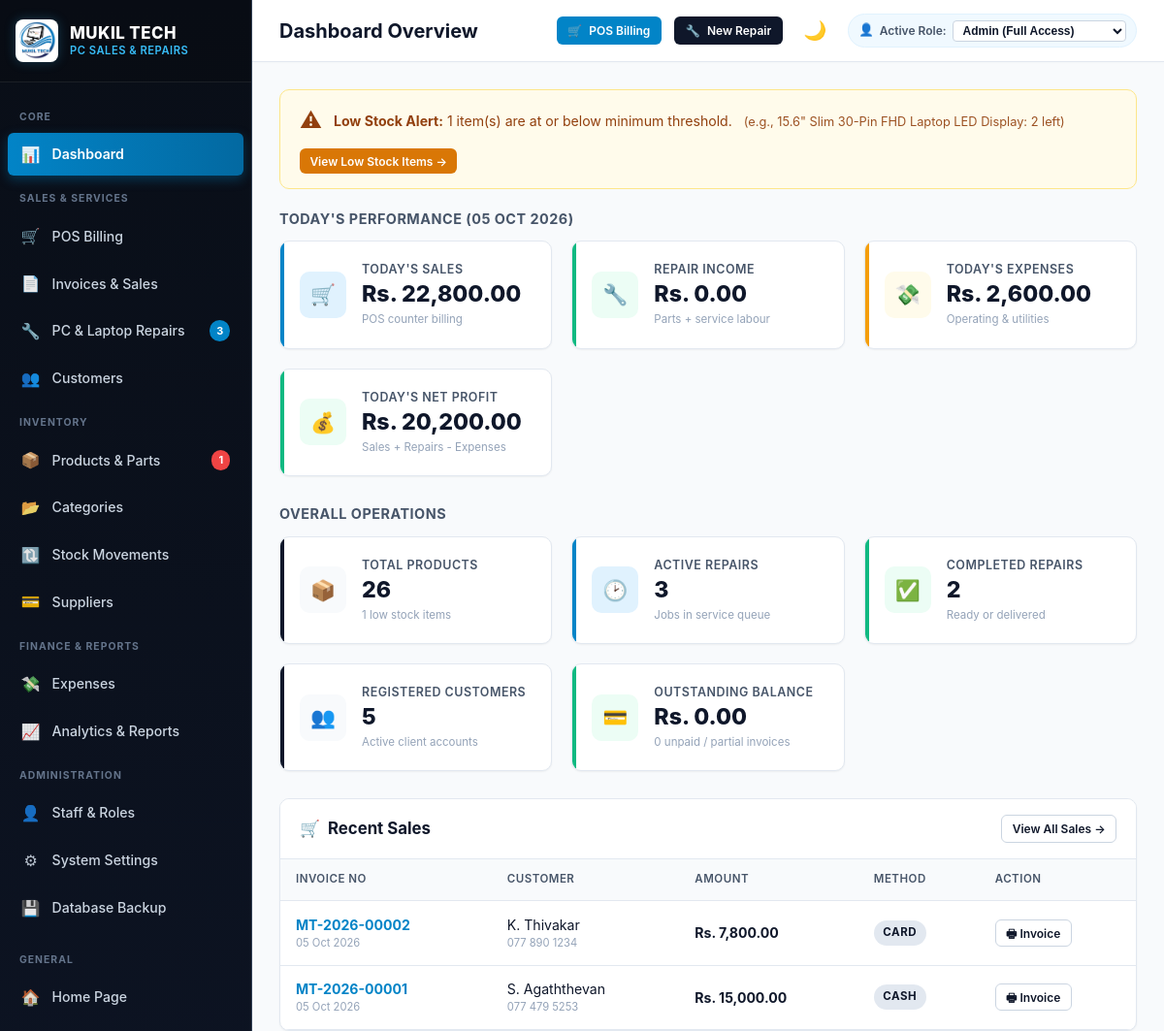
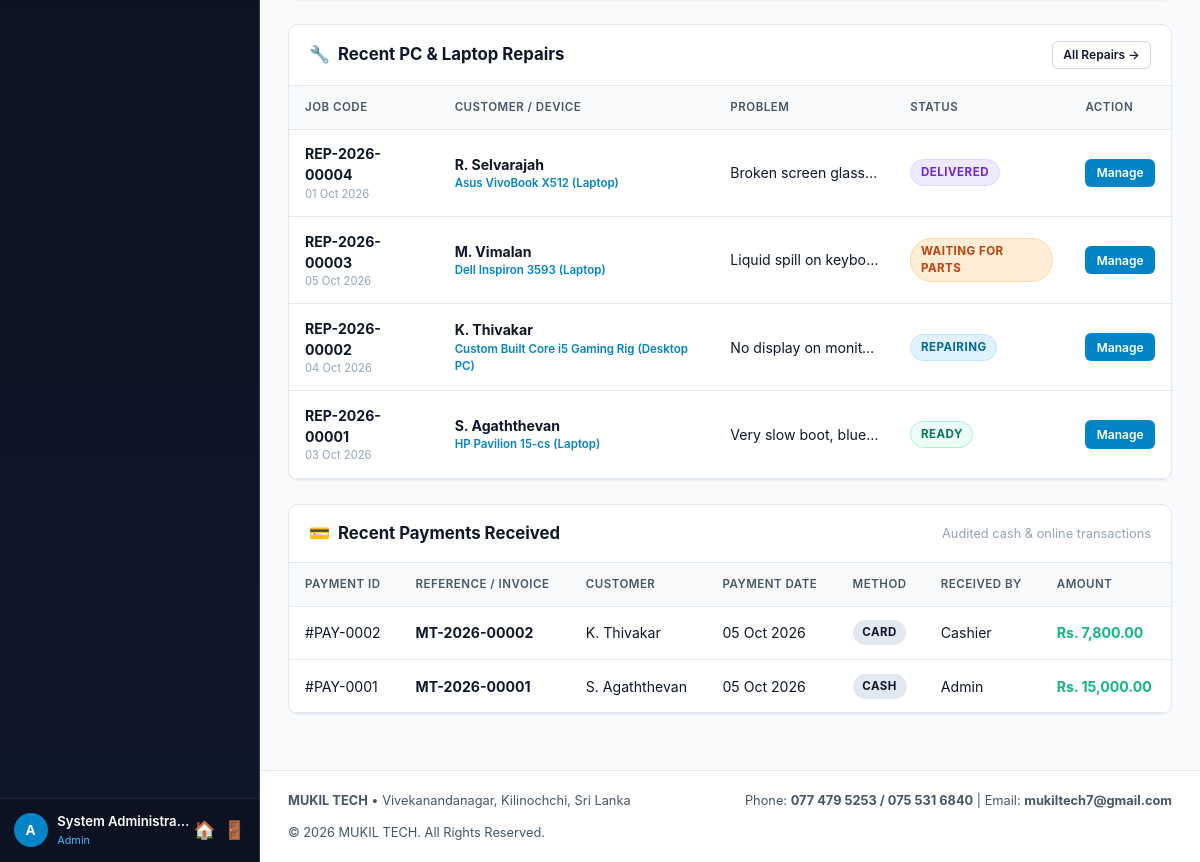
Page /admin/dashboard.php (signed in) on the committed database (2 pictures, top to bottom).
### tables this page shows
CREATE TABLE `products` (
  `product_id` INT AUTO_INCREMENT PRIMARY KEY,
  `product_name` VARCHAR(150) NOT NULL,
  `category_id` INT,
  `brand` VARCHAR(50),
  `model` VARCHAR(60),
  `sku` VARCHAR(50) UNIQUE,
  `purchase_price` DECIMAL(10,2) NOT NULL DEFAULT 0.00,
  `selling_price` DECIMAL(10,2) NOT NULL DEFAULT 0.00,
  `stock_quantity` INT NOT NULL DEFAULT 0,
  `minimum_stock` INT NOT NULL DEFAULT 5,
  `supplier_id` INT,
  `created_at` TIMESTAMP DEFAULT CURRENT_TIMESTAMP,
  `updated_at` TIMESTAMP DEFAULT CURRENT_TIMESTAMP ON UPDATE CURRENT_TIMESTAMP,
  INDEX `idx_cat` (`category_id`),
  INDEX `idx_supp` (`supplier_id`),
  FOREIGN KEY (`category_id`) REFERENCES `categories`(`category_id`) ON DELETE SET NULL,
  FOREIGN KEY (`supplier_id`) REFERENCES `suppliers`(`supplier_id`) ON DELETE SET NULL
);

CREATE TABLE `sales` (
  `sale_id` INT AUTO_INCREMENT PRIMARY KEY,
  `invoice_no` VARCHAR(50) NOT NULL UNIQUE,
  `customer_id` INT,
  `user_id` INT,
  `subtotal` DECIMAL(10,2) NOT NULL DEFAULT 0.00,
  `discount` DECIMAL(10,2) NOT NULL DEFAULT 0.00,
  `grand_total` DECIMAL(10,2) NOT NULL DEFAULT 0.00,
  `paid_amount` DECIMAL(10,2) NOT NULL DEFAULT 0.00,
  `balance` DECIMAL(10,2) NOT NULL DEFAULT 0.00,
  `payment_method` ENUM('Cash', 'Bank Transfer', 'Card', 'Other') NOT NULL DEFAULT 'Cash',
  `sale_date` DATE NOT NULL,
  `status` ENUM('Completed', 'Pending', 'Cancelled') NOT NULL DEFAULT 'Completed',
  `notes` TEXT,
  `created_at` TIMESTAMP DEFAULT CURRENT_TIMESTAMP,
  INDEX `idx_sale_inv` (`invoice_no`),
  INDEX `idx_sale_cust` (`customer_id`),
  FOREIGN KEY (`customer_id`) REFERENCES `customers`(`customer_id`) ON DELETE SET NULL,
  FOREIGN KEY (`user_id`) REFERENCES `users`(`user_id`) ON DELETE SET NULL
);

CREATE TABLE `customers` (
  `customer_id` INT AUTO_INCREMENT PRIMARY KEY,
  `customer_name` VARCHAR(100) NOT NULL,
  `phone` VARCHAR(30) NOT NULL,
  `email` VARCHAR(100),
  `address` TEXT,
  `created_at` TIMESTAMP DEFAULT CURRENT_TIMESTAMP
);

CREATE TABLE `repairs` (
  `repair_id` INT AUTO_INCREMENT PRIMARY KEY,
  `repair_code` VARCHAR(50) NOT NULL UNIQUE,
  `customer_id` INT NOT NULL,
  `user_id` INT,
  `device_type` VARCHAR(50) NOT NULL,  
  `brand` VARCHAR(50) NOT NULL,
  `model` VARCHAR(60),
  `serial_number` VARCHAR(100),
  `problem_description` TEXT NOT NULL,
  `diagnosis` TEXT,
  `repair_notes` TEXT,
  `technician` VARCHAR(100),
  `received_date` DATE NOT NULL,
  `expected_date` DATE,
  `completed_date` DATE,
  `labour_cost` DECIMAL(10,2) NOT NULL DEFAULT 0.00,
  `parts_cost` DECIMAL(10,2) NOT NULL DEFAULT 0.00,
  `other_charges` DECIMAL(10,2) NOT NULL DEFAULT 0.00,
  `discount` DECIMAL(10,2) NOT NULL DEFAULT 0.00,
  `estimated_cost` DECIMAL(10,2) NOT NULL DEFAULT 0.00,
  `final_cost` DECIMAL(10,2) NOT NULL DEFAULT 0.00,
  `advance_payment` DECIMAL(10,2) NOT NULL DEFAULT 0.00,
  `balance` DECIMAL(10,2) NOT NULL DEFAULT 0.00,
  `status` ENUM('Received', 'Diagnosing', 'Waiting for Parts', 'Repairing', 'Ready', 'Delivered', 'Cancelled') NOT NULL DEFAULT 'Received',
  `created_at` TIMESTAMP DEFAULT CURRENT_TIMESTAMP,
  `updated_at` TIMESTAMP DEFAULT CURRENT_TIMESTAMP ON UPDATE CURRENT_TIMESTAMP,
  INDEX `idx_rep_code` (`repair_code`),
  INDEX `idx_rep_cust` (`customer_id`),
  FOREIGN KEY (`customer_id`) REFERENCES `customers`(`customer_id`) ON DELETE CASCADE,
  FOREIGN KEY (`user_id`) REFERENCES `users`(`user_id`) ON DELETE SET NULL
);

CREATE TABLE `payments` (
  `payment_id` INT AUTO_INCREMENT PRIMARY KEY,
  `invoice_no` VARCHAR(50),
  `sale_id` INT,
  `repair_id` INT,
  `customer_id` INT,
  `amount` DECIMAL(10,2) NOT NULL,
  `payment_method` ENUM('Cash', 'Bank Transfer', 'Card', 'Other') NOT NULL DEFAULT 'Cash',
  `payment_date` DATE NOT NULL,
  `reference_no` VARCHAR(100),
  `received_by` VARCHAR(100),
  `notes` TEXT,
  `created_at` TIMESTAMP DEFAULT CURRENT_TIMESTAMP,
  FOREIGN KEY (`customer_id`) REFERENCES `customers`(`customer_id`) ON DELETE SET NULL
);

CREATE TABLE `settings` (
  `setting_id` INT AUTO_INCREMENT PRIMARY KEY,
  `setting_key` VARCHAR(60) NOT NULL UNIQUE,
  `setting_value` TEXT,
  `created_at` TIMESTAMP DEFAULT CURRENT_TIMESTAMP,
  `updated_at` TIMESTAMP DEFAULT CURRENT_TIMESTAMP ON UPDATE CURRENT_TIMESTAMP
);

### admin/dashboard.php (the view, shortened to what the rows shown need)
<?php
require_once __DIR__ . '/../includes/header.php';
$db = getDB();
$todaySales = 0;
try {
    $stmt = $db->query("SELECT COALESCE(SUM(paid_amount), 0) FROM sales WHERE sale_date = CURDATE()");
    $todaySales = (float)$stmt->fetchColumn();
} catch (Exception $e) {}
$lowStockCount = 0;
try {
    $lowStockCount = (int)$db->query("SELECT COUNT(*) FROM products WHERE stock_quantity <= minimum_stock")->fetchColumn();
} catch (Exception $e) {}
$recentSales = [];
try {
    $stmt = $db->query("SELECT s.*, c.customer_name, c.phone
                        FROM sales s
                        LEFT JOIN customers c ON s.customer_id = c.customer_id
                        ORDER BY s.sale_id DESC LIMIT 5");
    $recentSales = $stmt->fetchAll();
} catch (Exception $e) {}
$recentRepairs = [];
try {
    $stmt = $db->query("SELECT r.*, c.customer_name, c.phone
                        FROM repairs r
                        LEFT JOIN customers c ON r.customer_id = c.customer_id
                        ORDER BY r.repair_id DESC LIMIT 5");
    $recentRepairs = $stmt->fetchAll();
} catch (Exception $e) {}
$recentPayments = [];
try {
    $stmt = $db->query("SELECT p.*, c.customer_name
                        FROM payments p
                        LEFT JOIN customers c ON p.customer_id = c.customer_id
                        ORDER BY p.payment_id DESC LIMIT 5");
    $recentPayments = $stmt->fetchAll();
} catch (Exception $e) {}
$lowStockItems = [];
if ($lowStockCount > 0) {
    try {
        $stmt = $db->query("SELECT product_id, product_name, brand, sku, stock_quantity, minimum_stock, selling_price
                            FROM products
                            WHERE stock_quantity <= minimum_stock
                            ORDER BY stock_quantity ASC LIMIT 4");
        $lowStockItems = $stmt->fetchAll();
    } catch (Exception $e) {}
}
?>
<?php if (!empty($lowStockItems)): ?>
    <div class="alert alert-warning" style="display:flex;justify-content:space-between;align-items:center;flex-wrap:wrap;">
        <div style="display:flex;align-items:center;gap:0.75rem;">
            <span style="font-size:1.4rem;">&#9888;</span>
            <div>
                <strong>Low Stock Alert:</strong> <?= $lowStockCount ?> item(s) are at or below minimum threshold.
                <span style="color:inherit;opacity:0.9;margin-left:0.5rem;font-size:0.8rem;">
                    (e.g., <?= e($lowStockItems[0]['product_name']) ?>: <?= $lowStockItems[0]['stock_quantity'] ?> left)
                </span>
            </div>
        </div>
        <a href="<?= baseUrl('products/index.php?filter=low_stock') ?>" class="btn btn-warning btn-sm" style="background:#d97706;border:none;">
            View Low Stock Items &rarr;
        </a>
    </div>
<?php endif; ?>
            <div class="stat-value"><?= formatCurrency($todaySales) ?></div>
<div style="display:grid;grid-template-columns: repeat(auto-fit, minmax(480px, 1fr));gap:1.5rem;margin-top:1.5rem;">
    <div class="card" style="margin-bottom:0;">
        <div class="table-responsive">
            <table class="table">
                <thead>
                    <tr>
                        <th>Invoice No</th>
                        <th>Customer</th>
                        <th>Amount</th>
                        <th>Method</th>
                        <th>Action</th>
                    </tr>
                </thead>
                <tbody>
                    <?php if (empty($recentSales)): ?>
                        <tr><td colspan="5" style="text-align:center;color:var(--text-muted);padding:2rem;">No sales recorded yet.</td></tr>
                    <?php else: ?>
                        <?php foreach ($recentSales as $sale): ?>
                            <tr>
                                <td>
                                    <strong style="color:var(--blue-primary);"><?= e($sale['invoice_no']) ?></strong>
                                    <div style="font-size:0.7rem;color:var(--text-muted);"><?= formatDate($sale['sale_date']) ?></div>
                                </td>
                                <td>
                                    <?= e($sale['customer_name'] ?? 'Walk-in Customer') ?>
                                    <div style="font-size:0.7rem;color:var(--text-muted);"><?= e($sale['phone'] ?? '-') ?></div>
                                </td>
                                <td>
                                    <strong><?= formatCurrency($sale['grand_total']) ?></strong>
                                </td>
                                <td>
                                    <span class="badge badge-navy"><?= e($sale['payment_method']) ?></span>
                                </td>
                                <td>
                                    <a href="<?= baseUrl('sales/invoice.php?no=' . urlencode($sale['invoice_no'])) ?>" class="btn btn-outline btn-sm" title="View & Print Invoice">
                                        &#128438; Invoice
                                    </a>
                                </td>
                            </tr>
                        <?php endforeach; ?>
                    <?php endif; ?>
                </tbody>
            </table>
        </div>
    </div>
    <div class="card" style="margin-bottom:0;">
        <div class="table-responsive">
            <table class="table">
                <thead>
                    <tr>
                        <th>Job Code</th>
                        <th>Customer / Device</th>
                        <th>Problem</th>
                        <th>Status</th>
                        <th>Action</th>
                    </tr>
                </thead>
                <tbody>
                    <?php if (empty($recentRepairs)): ?>
                        <tr><td colspan="5" style="text-align:center;color:var(--text-muted);padding:2rem;">No repair jobs recorded yet.</td></tr>
                    <?php else: ?>
                        <?php foreach ($recentRepairs as $rep): ?>
                            <tr>
                                <td>
                                    <strong style="color:var(--navy-main);"><?= e($rep['repair_code']) ?></strong>
                                    <div style="font-size:0.7rem;color:var(--text-muted);"><?= formatDate($rep['received_date']) ?></div>
                                </td>
                                <td>
                                    <strong><?= e($rep['customer_name'] ?? 'Customer') ?></strong>
                                    <div style="font-size:0.72rem;color:var(--blue-primary);font-weight:600;">
                                        <?= e($rep['brand']) ?> <?= e($rep['model']) ?> (<?= e($rep['device_type']) ?>)
                                    </div>
                                </td>
                                <td style="max-width:180px;white-space:nowrap;overflow:hidden;text-overflow:ellipsis;">
                                    <?= e($rep['problem_description']) ?>
                                </td>
                                <td>
                                    <span class="badge badge-status-<?= str_replace(' ', '', $rep['status']) ?>">
                                        <?= e($rep['status']) ?>
                                    </span>
                                </td>
                                <td>
                                    <a href="<?= baseUrl('repairs/view.php?id=' . $rep['repair_id']) ?>" class="btn btn-primary btn-sm">
                                        Manage
                                    </a>
                                </td>
                            </tr>
                        <?php endforeach; ?>
                    <?php endif; ?>
                </tbody>
            </table>
        </div>
    </div>
</div>
<div class="card" style="margin-top:1.5rem;">
    <div class="table-responsive">
        <table class="table">
            <thead>
                <tr>
                    <th>Payment ID</th>
                    <th>Reference / Invoice</th>
                    <th>Customer</th>
                    <th>Payment Date</th>
                    <th>Method</th>
                    <th>Received By</th>
                    <th>Amount</th>
                </tr>
            </thead>
            <tbody>
                <?php if (empty($recentPayments)): ?>
                    <tr><td colspan="7" style="text-align:center;color:var(--text-muted);padding:2rem;">No payments logged yet.</td></tr>
                <?php else: ?>
                    <?php foreach ($recentPayments as $pay): ?>
                        <tr>
                            <td>#PAY-<?= str_pad((string)$pay['payment_id'], 4, '0', STR_PAD_LEFT) ?></td>
                            <td>
                                <strong><?= e($pay['invoice_no'] ?? '-') ?></strong>
                            </td>
                            <td><?= e($pay['customer_name'] ?? '-') ?></td>
                            <td><?= formatDate($pay['payment_date']) ?></td>
                            <td><span class="badge badge-navy"><?= e($pay['payment_method']) ?></span></td>
                            <td><?= e($pay['received_by'] ?? 'Counter') ?></td>
                            <td><strong style="color:var(--success);"><?= formatCurrency($pay['amount']) ?></strong></td>
                        </tr>
                    <?php endforeach; ?>
                <?php endif; ?>
            </tbody>
        </table>
    </div>
</div>
<?php require_once __DIR__ . '/../includes/footer.php'; ?>

### includes/footer.php (shortened to what the rows shown need)
<?php
$businessName = getSetting('business_name', 'MUKIL TECH');
$address = getSetting('address', 'Vivekanandanagar, Kilinochchi, Sri Lanka');
$phone = getSetting('phone', '077 479 5253 / 075 531 6840');
$email = getSetting('email', 'mukiltech7@gmail.com');
?>
    </main>
        <footer class="no-print" style="margin-top:auto;padding:1.25rem 1.75rem;border-top:1px solid var(--border-light);background:var(--bg-card);display:flex;justify-content:space-between;align-items:center;font-size:0.8rem;color:var(--text-secondary);flex-wrap:wrap;gap:0.75rem;">
            <div>
                <strong><?= e($businessName) ?></strong> &bull; <?= e($address) ?>
            </div>
            <div>
                Phone: <strong><?= e($phone) ?></strong> | Email: <strong><?= e($email) ?></strong>
            </div>
            <div>
                &copy; <?= date('Y') ?> MUKIL TECH. All Rights Reserved.
            </div>
        </footer>
    </div>
</div>
</body>
</html>

### rows in the picture
products: product_name "15.6\" Slim 30-Pin FHD Laptop LED Display", stock_quantity "2"
sales: invoice_no "MT-2026-00002", sale_date "05 Oct 2026", customer.customer_name "K. Thivakar", customer.phone "077 890 1234", grand_total "Rs. 7,800.00", payment_method "CARD"
sales: invoice_no "MT-2026-00001", sale_date "05 Oct 2026", customer.customer_name "S. Agaththevan", customer.phone "077 479 5253", grand_total "Rs. 15,000.00", payment_method "CASH"
repairs: repair_code "REP-2026-00004", received_date "01 Oct 2026", customer.customer_name "R. Selvarajah", brand "Asus", model "VivoBook X512", device_type "Laptop", problem_description "Broken screen glass…", status "DELIVERED"
repairs: repair_code "REP-2026-00003", received_date "05 Oct 2026", customer.customer_name "M. Vimalan", brand "Dell", model "Inspiron 3593", device_type "Laptop", problem_description "Liquid spill on keybo…", status "WAITING FOR PARTS"
repairs: repair_code "REP-2026-00002", received_date "04 Oct 2026", customer.customer_name "K. Thivakar", brand "Custom Built", model "Core i5 Gaming Rig", device_type "Desktop PC", problem_description "No display on monit…", status "REPAIRING"
repairs: repair_code "REP-2026-00001", received_date "03 Oct 2026", customer.customer_name "S. Agaththevan", brand "HP", model "Pavilion 15-cs", device_type "Laptop", problem_description "Very slow boot, blue…", status "READY"
payments: payment_id "0002", invoice_no "MT-2026-00002", customer.customer_name "K. Thivakar", payment_date "05 Oct 2026", payment_method "CARD", received_by "Cashier", amount "Rs. 7,800.00"
payments: payment_id "0001", invoice_no "MT-2026-00001", customer.customer_name "S. Agaththevan", payment_date "05 Oct 2026", payment_method "CASH", received_by "Admin", amount "Rs. 15,000.00"
settings: setting_value "Vivekanandanagar, Kilinochchi, Sri Lanka"
settings: setting_value "077 479 5253 / 075 531 6840"
settings: setting_value "mukiltech7@gmail.com"

### other values in the picture
$pendingRepairsCount "3"
$lowStockCount "1"
substr($currentUser['username'] ?? 'U', 0, 1) "A"
$currentUser['full_name'] "System Administrator"
$currentUser['role'] "Admin"
$pageTitle "Dashboard Overview"
formatCurrency($todaySales) "Rs. 22,800.00"
formatCurrency($todayRepairIncome) "Rs. 0.00"
formatCurrency($todayExpenses) "Rs. 2,600.00"
formatCurrency($todayProfit) "Rs. 20,200.00"
$totalProducts "26"
$pendingRepairs "3"
$completedRepairs "2"
$totalCustomers "5"
formatCurrency($outstandingBalance) "Rs. 0.00"
